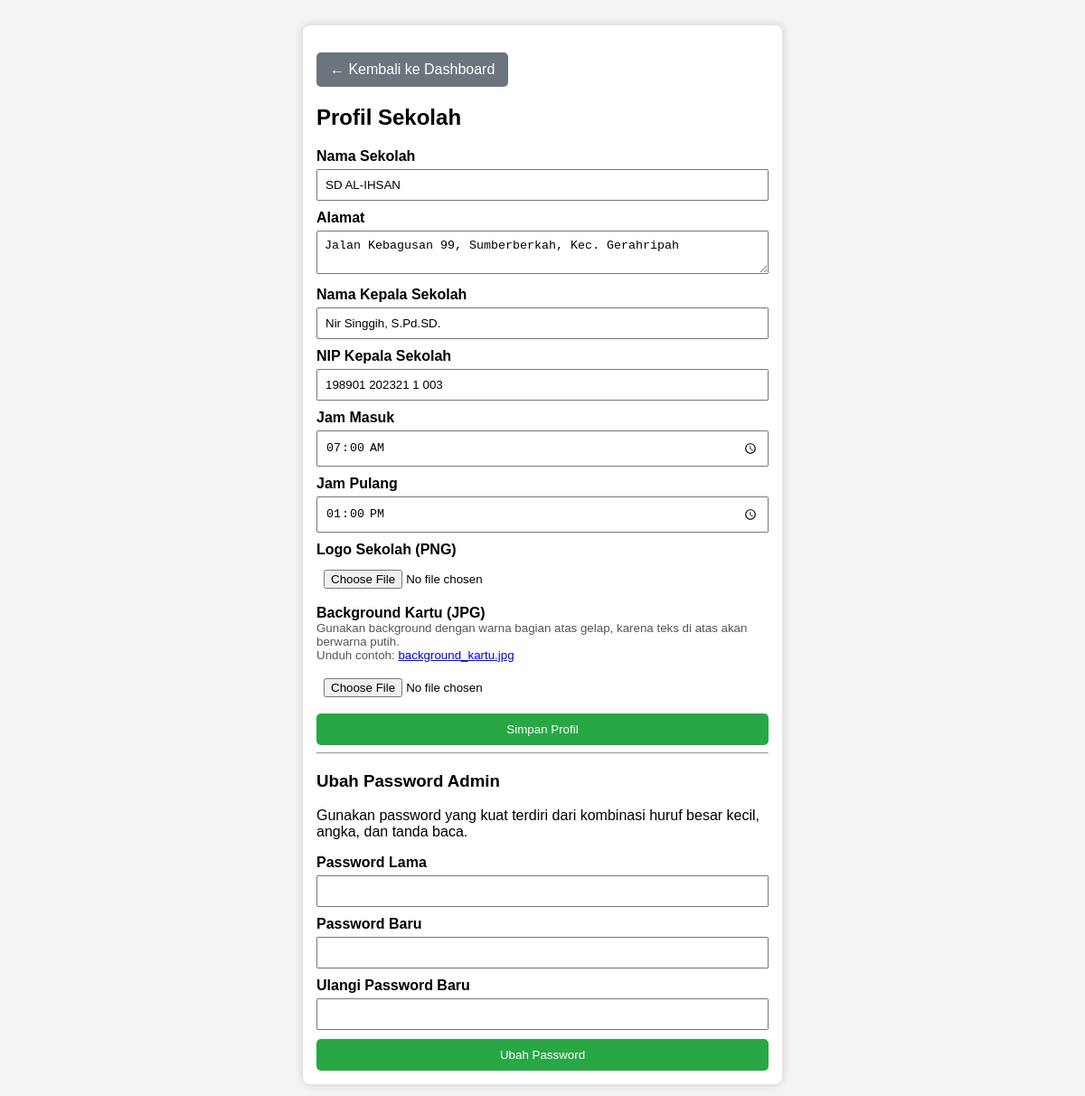
The page /profil.php (signed in) on the database its author committed.
### tables this page shows
CREATE TABLE `profil_sekolah` (
  `id` int(11) NOT NULL,
  `nama_sekolah` varchar(200) NOT NULL,
  `alamat` text NOT NULL,
  `kepala_sekolah` varchar(200) NOT NULL,
  `nip_kepala` varchar(50) NOT NULL,
  `logo` varchar(255) DEFAULT NULL,
  `background_kartu` varchar(255) DEFAULT NULL,
  `key_wa_sidobe` varchar(200) NOT NULL,
  `jam_masuk` time DEFAULT NULL,
  `jam_pulang` time DEFAULT NULL
);

### profil.php (the view, shortened to what this page needs)
<?php
include "config.php";
$q = $conn->query("SELECT * FROM profil_sekolah LIMIT 1");
$profil = $q->fetch_assoc();
?>
<!DOCTYPE html>
<html>
<head>
</head>
<body>
<div class="container">
    <a href="dashboard.php" style="display:inline-block; padding:10px 15px; background:#6c757d; color:#fff; text-decoration:none; border-radius:5px; margin-top:15px;">← Kembali ke Dashboard</a>
    <h2>Profil Sekolah</h2>
    <form method="POST" enctype="multipart/form-data">
        <label>Nama Sekolah</label>
        <input type="text" name="nama" value="<?= htmlspecialchars($profil['nama_sekolah']) ?>" required>
        <label>Alamat</label>
        <textarea name="alamat" required><?= htmlspecialchars($profil['alamat']) ?></textarea>
        <label>Nama Kepala Sekolah</label>
        <input type="text" name="kepala" value="<?= htmlspecialchars($profil['kepala_sekolah']) ?>" required>
        <label>NIP Kepala Sekolah</label>
        <input type="text" name="nip" value="<?= htmlspecialchars($profil['nip_kepala']) ?>" required>
        <label>Jam Masuk</label>
        <input type="time" name="jam_masuk" value="<?= htmlspecialchars($profil['jam_masuk']) ?>" step="60">
        <label>Jam Pulang</label>
        <input type="time" name="jam_pulang" value="<?= htmlspecialchars($profil['jam_pulang']) ?>" step="60">
        <label>Logo Sekolah (PNG)</label>
        <input type="file" name="logo" accept="image/*">
        <label>Background Kartu (JPG)</label>
        <small style="color:#555; display:block; margin-bottom:5px;">
            Gunakan background dengan warna bagian atas gelap, karena teks di atas akan berwarna putih.
            <br>Unduh contoh: <a href="background_kartu.jpg" target="_blank">background_kartu.jpg</a>
        </small>
        <input type="file" name="background" accept="image/jpeg">
        <button type="submit" name="simpan">Simpan Profil</button>
    </form>
    <hr>
    <h3>Ubah Password Admin</h3>
    <p>Gunakan password yang kuat terdiri dari kombinasi huruf besar kecil, angka, dan tanda baca.</p>
    <form method="POST">
        <label>Password Lama</label>
        <input type="password" name="old_password" required>
        <label>Password Baru</label>
        <input type="password" name="new_password" required>
        <label>Ulangi Password Baru</label>
        <input type="password" name="confirm_password" required>
        <button type="submit" name="ubah_password">Ubah Password</button>
    </form>
</div>
</body>
</html>

### profil.php (style rules this page uses)
body { font-family: Arial; padding: 20px; background: #f4f4f4; }
.container { max-width: 500px; margin: auto; background: #fff; padding: 15px; border-radius: 8px; box-shadow: 0 0 10px #ccc; }
label { font-weight: bold; display: block; margin-top: 10px; }
input, textarea { width: 100%; padding: 8px; margin-top: 5px; box-sizing: border-box; }
button { margin-top: 10px; padding: 10px; background: #28a745; color: #fff; border: none; width: 100%; border-radius: 5px; cursor: pointer; }

### rows shown on the page
profil_sekolah: nama "SD AL-IHSAN", alamat "Jalan Kebagusan 99, Sumberberkah, Kec. Gerahripah", kepala "Nir Singgih, S.Pd.SD.", nip "198901 202321 1 003", jam_masuk "07:00:00", jam_pulang "13:00:00"
